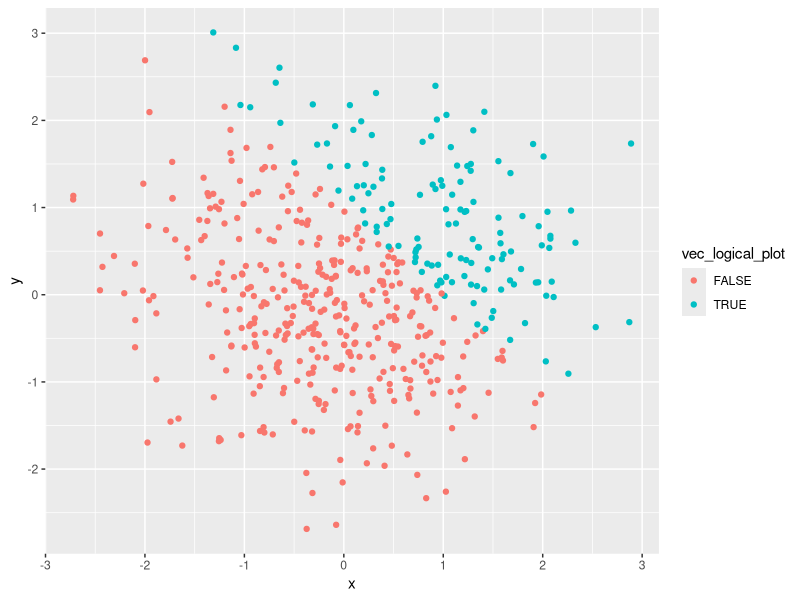
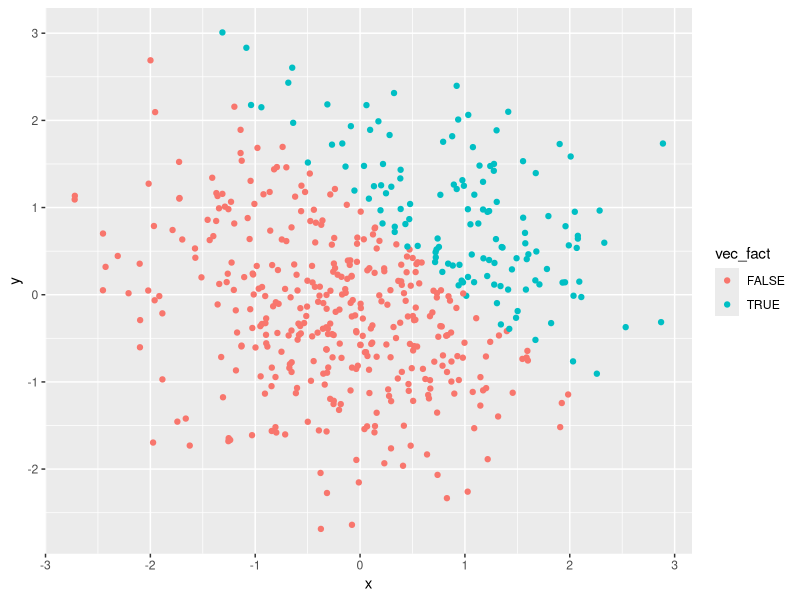
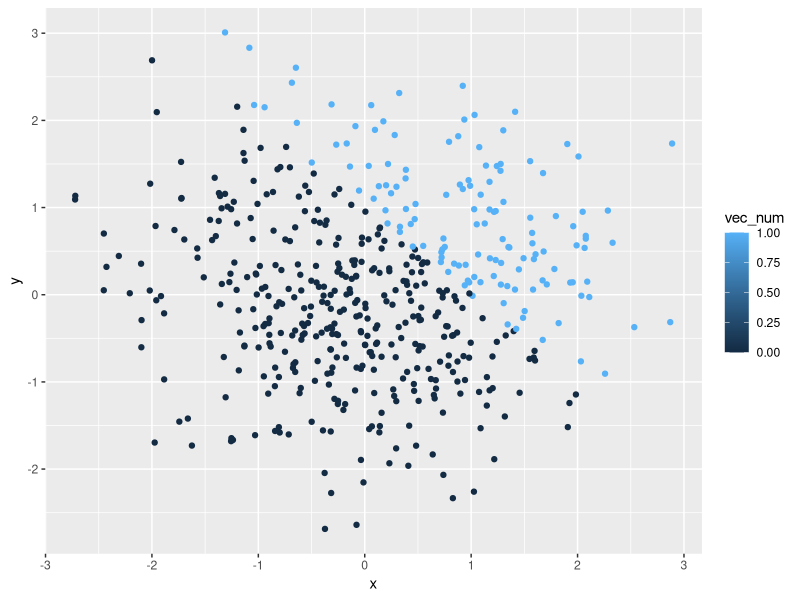
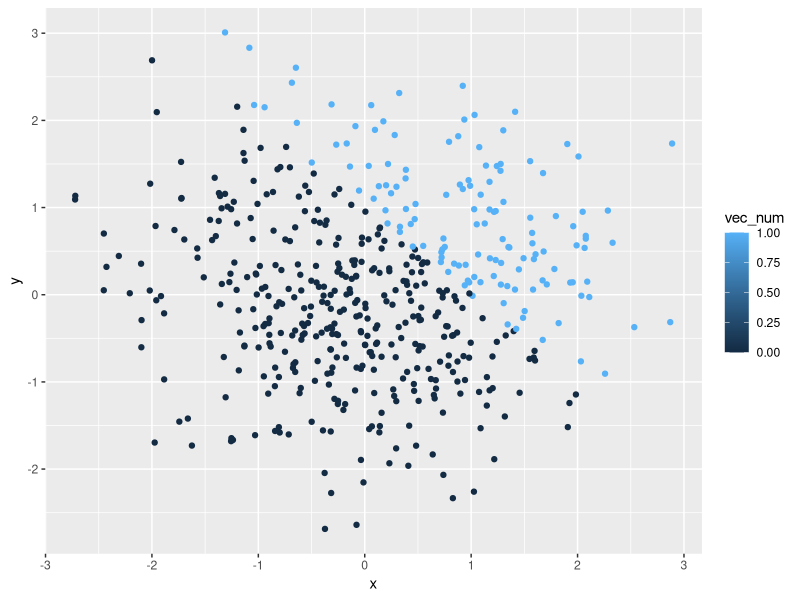

Reproduce these figures in R, in order.
## ---- chunk 1
knitr::opts_chunk$set(echo = TRUE)
## ---- chunk 2
library(tidyverse)

## ---- chunk 3
 problem_1=tibble(
   vec_numeric=rnorm(8),
   vec_logical=vec_numeric>0,
   vec_char=c("a","b","c","d","e","f","g","h"),
   vec_factor = factor(c("M","F","M","F","M","F","M","F"))

 ) 
#CHECK DATA FRAME
problem_1

## ---- chunk 4
mean(problem_1$vec_numeric)
mean(problem_1$vec_logical)

## ---- chunk 5
mean(problem_1$vec_char)
mean(problem_1$vec_fator)
## ---- chunk 6
as.numeric(problem_1$vec_logical)*rnorm(8)
## ---- chunk 7
as.factor(problem_1$vec_logical)*rnorm(8)
## ---- chunk 8
as.numeric(as.factor(problem_1$vec_logical))*rnorm(8)
## ---- chunk 9
set.seed(2)
  x=rnorm(500)
  y=rnorm(500)
  vec_logical_plot= x + y > 1
  vec_num = as.numeric(vec_logical_plot)
  vec_fact = as.factor(vec_logical_plot)
  
plot_df=tibble(x,y,vec_logical_plot,vec_fact,vec_num)

head(plot_df)

## ---- chunk 10
ggplot(plot_df, aes(x = x, y = y, color=vec_logical_plot)) + geom_point()

## ---- chunk 11
ggplot(plot_df, aes(x = x, y = y, color=vec_fact)) + geom_point()
## ---- chunk 12
ggplot(plot_df, aes(x = x, y = y, color=vec_num)) + geom_point()
## ---- chunk 13
ggsave("scatter_plot.pdf",height=4,width=6)

